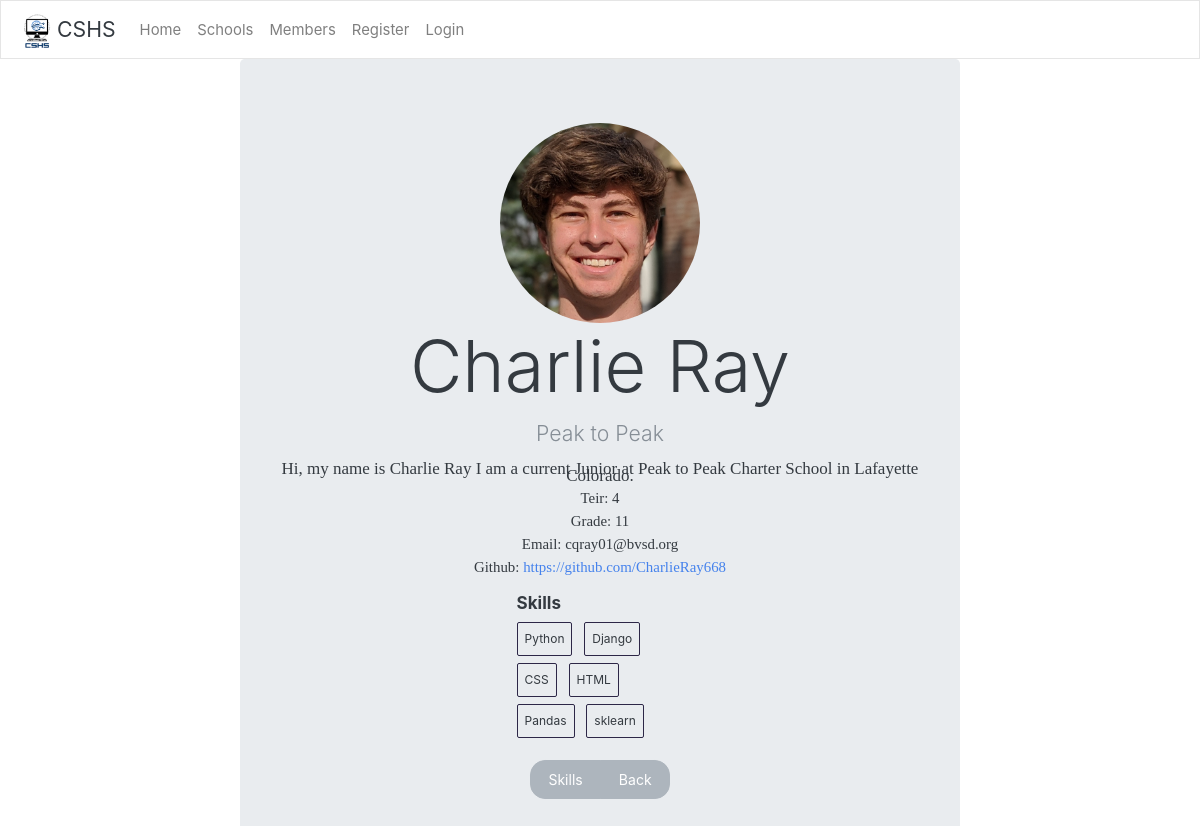
Page /profile/1/ on the committed database.
### users/models.py (models this page shows)
class User(AbstractUser):
    username = models.CharField(_("username"), max_length=100)
    email = models.EmailField(_('email address'), unique=True)
    USERNAME_FIELD = 'email'
    REQUIRED_FIELDS = ['username']
    objects = UserManager()

### profiles/models.py (models this page shows)
class Profile(models.Model):
    user = models.OneToOneField(settings.AUTH_USER_MODEL, on_delete=models.CASCADE)
    school = models.ForeignKey(School, on_delete=models.DO_NOTHING, related_name="students", null=True)
    grade = models.IntegerField()
    picture = models.ImageField(upload_to="profile_picture", blank=True)
    github = models.URLField(max_length=300)
    teir = models.IntegerField()
    bio = models.TextField()
    @property
    def safe_img_url(self):
        if self.picture:
            return self.picture.url
        else:
            return "/media/profile_picture/defaultprofile.jpg"

class Skill(models.Model):
    user = models.ForeignKey(settings.AUTH_USER_MODEL, on_delete=models.CASCADE, related_name="skills")
    name = models.CharField(max_length=50)
    length = models.CharField(max_length=20)
    ability = models.IntegerField()

### schools/models.py (models this page shows, shortened)
class School(models.Model):
    name = models.CharField(max_length=50)
    logo = models.ImageField(upload_to="school_logos", blank=True)
    overseer = models.OneToOneField(settings.AUTH_USER_MODEL, on_delete=models.SET_NULL, null=True, related_name="overseer_of")
    tech_spec = models.OneToOneField(settings.AUTH_USER_MODEL, on_delete=models.SET_NULL, null=True, related_name="techincal_specialist_of")
    proj_man = models.OneToOneField(settings.AUTH_USER_MODEL, on_delete=models.SET_NULL, null=True, related_name="project_manager_of")
    tut_out = models.OneToOneField(settings.AUTH_USER_MODEL, on_delete=models.SET_NULL, null=True, related_name="tutoring_outreach_of")
    coms = models.OneToOneField(settings.AUTH_USER_MODEL, on_delete=models.SET_NULL, null=True, related_name="communications_of")

### profiles/views.py (the view)
# urls.py: path("<int:user_id>/", views.public_profile, name="public_profile"),
def public_profile(response, user_id):
    user = User.objects.get(id=user_id)
    if hasattr(user, 'profile'):
        profile = user.profile
        return render(response, "profiles/publicprofile.html", {"publicuser":user, "hasprofile":True, "haspicture":False})
    else:
        return render(response, "profiles/publicprofile.html", {"publicuser":user, "hasprofile":False})

### profiles/templates/profiles/publicprofile.html (shortened to what this page needs)
{% extends "main/home.html" %}
{% load crispy_forms_tags %}
{% load skill_functions %}
{% block constantcontent %}
    <div class="jumbotron" id="profiletag">
        {% if hasprofile %}
            <img src="{{publicuser.profile.safe_img_url}}" class="profile-picture">
                <h1 class="display-3">{{publicuser.username}}</h1>
                <p class="lead">{{publicuser.profile.school.name}}</p>
                <p class="project-info">{{publicuser.profile.bio}}</p>
                <p class="project-info"><small>Teir:  {{publicuser.profile.teir}} </a></small></p>
                <p class="project-info"><small>Grade: {{publicuser.profile.grade}}</small></p>
                <p class="project-info"><small>Email: {{publicuser.email}}</small></p>
                <p class="project-info"><small>Github: <a href="{{publicuser.profile.github}}">{{publicuser.profile.github}}</a></small></p>
                <div class="skills" style="padding-top: 1%;">
                    <h6>Skills</h6>
                    <ul>
                        {% for skill in publicuser.skills.all %}
                        <li>{{skill.name}}</li>
                        {% endfor %}
                    </ul>
                </div>
                <div class="btn-group" role="group">
                    <a type="button" class="btn btn-secondary" href="/profile/{{publicuser.id}}/viewskill/">Skills</a>
                    <button type="button" class="btn btn-secondary" onclick="history.back()">Back</button>
                  </div>
        {% else %}
        <h1 class="display-3">{{publicuser.username}}</h1>
        <div class="card-body">
            <h4 class="card-title">Sorry</h4>
            <p class="card-text">This user doesn't seem to have a profile finished</p>
          </div>
        {% endif%}
    </div>
{% endblock %}

### profiles/templates/profiles/publicprofile.html (style rules this page uses)
.profile-picture { width: 200px; height: 200px; object-fit:cover; border-radius:50%; margin:auto; }
#profiletag { margin:auto; width: 60%; text-align: center; }
.project-info { line-height: 0.4em; }
.skills { text-align: left; padding: 15px; margin-top: 30px; width: 30%; margin: auto; }
.skills ul { list-style-type: none; margin: 0; padding: 0; }
.skills ul li { border: 1px solid #2d2747; border-radius: 2px; display: inline-block; font-size: 12px; margin: 0 7px 7px 0; padding: 7px; }

### rows in the picture
User: profile.safe_img_url (picture), username "Charlie Ray", profile.school.name "Peak to Peak", profile.bio "Hi, my name is Charlie Ray I am a current Junior at Peak to Peak Charter School in Lafayette Colorado.", profile.teir "4", profile.grade "11", email "cqray01@bvsd.org", profile.github "https://github.com/CharlieRay668"
Skill: name "Python"
Skill: name "Django"
Skill: name "CSS"
Skill: name "HTML"
Skill: name "Pandas"
Skill: name "sklearn"
